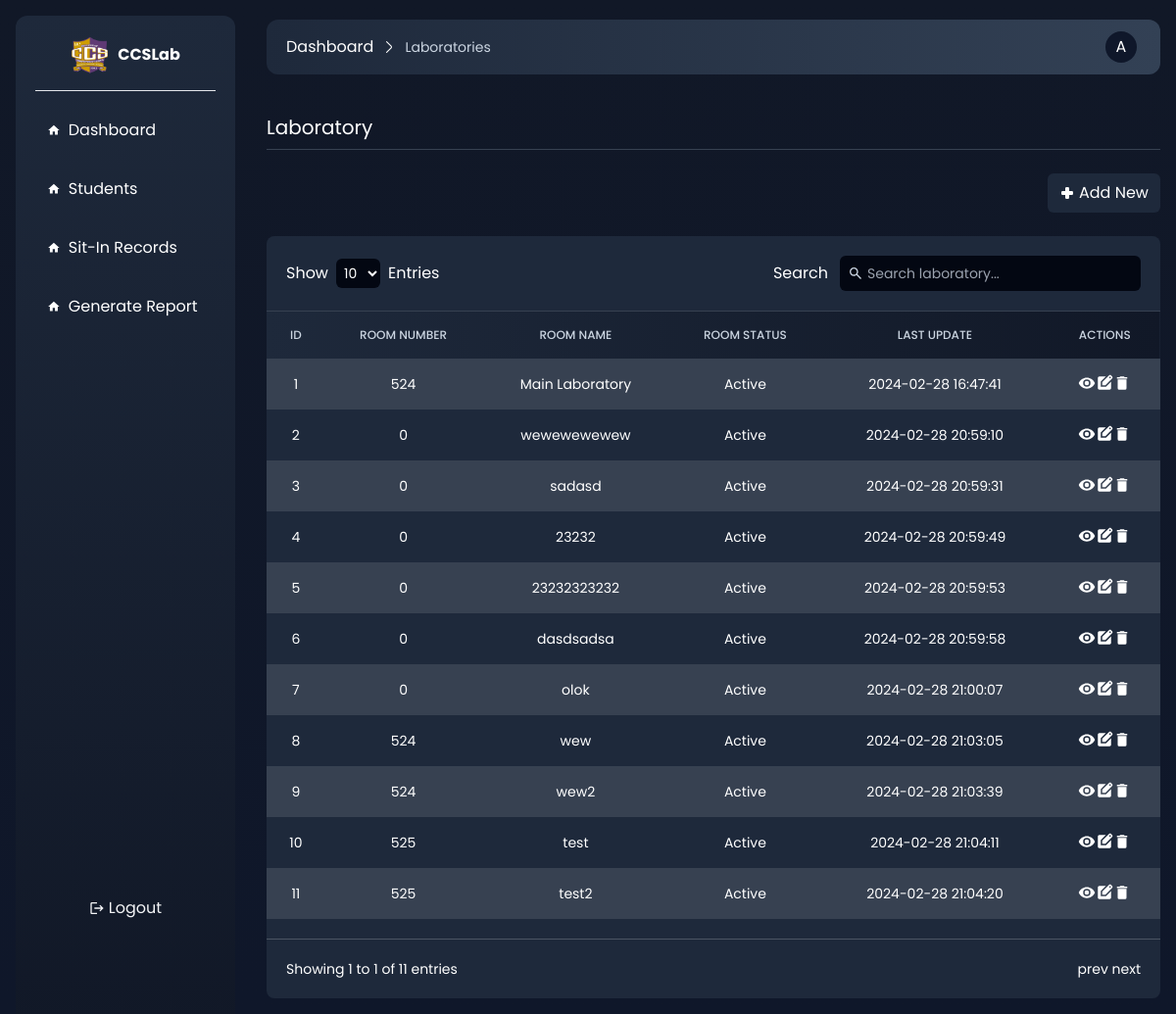
The app's page /admin/labs.php (signed in) with its own data.
### tables this page shows
CREATE TABLE `labs` (
  `id` int(80) NOT NULL,
  `room_number` int(80) NOT NULL,
  `room_name` varchar(80) NOT NULL,
  `active` int(11) NOT NULL DEFAULT 1,
  `created_at` datetime NOT NULL DEFAULT current_timestamp(),
  `updated_at` datetime NOT NULL DEFAULT current_timestamp()
);

### admin/functions.php (called while the page is built, shortened)
<?php
function get_labs($connect)
{
    $sentence = $connect->prepare("SELECT * FROM labs");
    $sentence->execute();
    return $sentence->fetchAll(PDO::FETCH_ASSOC);
}

### admin/views/labs.view.php (the view, shortened to what this page needs)
<div class="mt-10 flex flex-col gap-6">
    <div class="border-b pb-2 border-gray-700">
        <h1 class="text-xl">Laboratory</h1>
    </div>
    <div class="flex justify-end">
        <a href="new_lab" class="px-3 p-2 bg-slate-800  rounded-md hover:bg-blue-900 duration-200 transition-colors flex items-center gap-1">
            <span class="tex-sm shrink-0">Add New</span>
        </a>
    </div>
    <div class="bg-slate-800   rounded-lg flex flex-col ">
        <div class="overflow-x-auto flex-wrap  gap-3 flex items-center justify-between p-5 border-b border-gray-700">
            <div class="flex items-center gap-2">
                <h1>Show</h1>
                <select class="bg-gray-950 rounded-md text-sm p-1">
                    <option>
                        10
                    </option>
                </select>
                <h1>Entries</h1>
            </div>
            <div class="flex gap-3 items-center">
                <label>Search</label>
                <div class="bg-gray-950 p-2 -1.312T14 px-2 rounded-md flex gap-1 items-center">
                    <input type="text" placeholder="Search laboratory..." class="text-sm bg-transparent outline-none border-none" />
                </div>
            </div>
        </div>
        <div class="overflow-x-auto">
            <table class="w-full text-sm text-left rtl:text-right text-gray-500 dark:text-gray-400 ">
                <thead class="text-xs bg-gradient-to-l to-slate-800 from-gray-900 uppercase ">
                    <tr>
                        <th class="border px-4 py-4 font-medium border-none text-slate-300 text-center font-bold">ID</th>
                        <th class="border px-4 py-4 font-medium border-none text-slate-300 text-center">ROOM NUMBER</th>
                        <th class="border px-4 py-4 font-medium border-none text-slate-300 text-center">ROOM NAME</th>
                        <th class="border px-4 py-4 font-medium border-none text-slate-300 text-center">ROOM STATUS</th>
                        <th class="border px-4 py-4 font-medium border-none text-slate-300 text-center">LAST UPDATE</th>
                        <th class="border px-4 py-4 font-medium border-none text-slate-300 text-center">ACTIONS</th>
                    </tr>
                </thead>
                <tbody class="">
                    <?php
                    foreach ($labs as $lab) {
                        echo '<tr class="odd:bg-gray-700 bg-slate-800">
                        <td class="border px-4 py-4 border-none text-center text-xs md:text-sm text-white">' . $lab['id'] . '</td>
                        <td class="border px-4 py-4 border-none text-center text-xs md:text-sm text-white">' . $lab['room_number'] . '</td>
                        <td class="border px-4 py-4 border-none text-center text-xs md:text-sm text-white">' . $lab['room_name'] . '</td>
                        <td class="border px-4 py-4 border-none text-center text-xs md:text-sm text-white">' . ($lab['active'] == 1 ? 'Active' : 'Inactive')  . '</td>
                       <td class="border px-4 py-4 border-none text-center text-xs md:text-sm text-white">' . $lab['updated_at'] . '</td>
                         <td class="border px-4 py-4 border-none text-center text-lg flex items-center justify-center text-white">
                         <svg xmlns="http://www.w3.org/2000/svg" width="1em" height="1em" viewBox="0 0 24 24"><path fill="currentColor" d="M12 9a3 3 0 0 0-3 3a3 3 0 0 0 3 3a3 3 0 0 0 3-3a3 3 0 0 0-3-3m0 8a5 5 0 0 1-5-5a5 5 0 0 1 5-5a5 5 0 0 1 5 5a5 5 0 0 1-5 5m0-12.5C7 4.5 2.73 7.61 1 12c1.73 4.39 6 7.5 11 7.5s9.27-3.11 11-7.5c-1.73-4.39-6-7.5-11-7.5"/></svg>
                         <svg xmlns="http://www.w3.org/2000/svg" width="1em" height="1em" viewBox="0 0 24 24"><path fill="currentColor" d="M9 15v-4.25l9.175-9.175q.3-.3.675-.45t.75-.15q.4 0 .763.15t.662.45L22.425 3q.275.3.425.663T23 4.4q0 .375-.137.738t-.438.662L13.25 15zm10.6-9.2l1.425-1.4l-1.4-1.4L18.2 4.4zM5 21q-.825 0-1.412-.587T3 19V5q0-.825.588-1.412T5 3h8.925L7 9.925V17h7.05L21 10.05V19q0 .825-.587 1.413T19 21z"/></svg>
                         <svg xmlns="http://www.w3.org/2000/svg" width="1em" height="1em" viewBox="0 0 24 24"><path fill="currentColor" d="M19 4h-3.5l-1-1h-5l-1 1H5v2h14M6 19a2 2 0 0 0 2 2h8a2 2 0 0 0 2-2V7H6z"/></svg>
                         </td>
                    </tr>';
                    }
                    ?>
                </tbody>
            </table>
            <div class="p-5 flex justify-between text-sm mt-5 border-t border-gray-600">
                <div>
                    Showing 1 to 1 of <?php echo count($labs); ?> entries
                </div>
                <div>
                    prev next
                </div>
            </div>
        </div>
    </div>
</div>

### assets/chosen.css (style rules this page uses)
* { margin: 0; padding: 0; box-sizing: border-box; font-family: "Poppins", sans-serif; }

### records on screen
labs: id "1", room_number "524", room_name "Main Laboratory", active "Active", updated_at "2024-02-28 16:47:41"
labs: id "2", room_number "0", room_name "wewewewewew", active "Active", updated_at "2024-02-28 20:59:10"
labs: id "3", room_number "0", room_name "sadasd", active "Active", updated_at "2024-02-28 20:59:31"
labs: id "4", room_number "0", room_name "23232", active "Active", updated_at "2024-02-28 20:59:49"
labs: id "5", room_number "0", room_name "23232323232", active "Active", updated_at "2024-02-28 20:59:53"
labs: id "6", room_number "0", room_name "dasdsadsa", active "Active", updated_at "2024-02-28 20:59:58"
labs: id "7", room_number "0", room_name "olok", active "Active", updated_at "2024-02-28 21:00:07"
labs: id "8", room_number "524", room_name "wew", active "Active", updated_at "2024-02-28 21:03:05"
labs: id "9", room_number "524", room_name "wew2", active "Active", updated_at "2024-02-28 21:03:39"
labs: id "10", room_number "525", room_name "test", active "Active", updated_at "2024-02-28 21:04:11"
labs: id "11", room_number "525", room_name "test2", active "Active", updated_at "2024-02-28 21:04:20"

### other values on screen
$page_title "Laboratories"
$_SESSION['first_name'][0] "A"
count($labs) "11"
